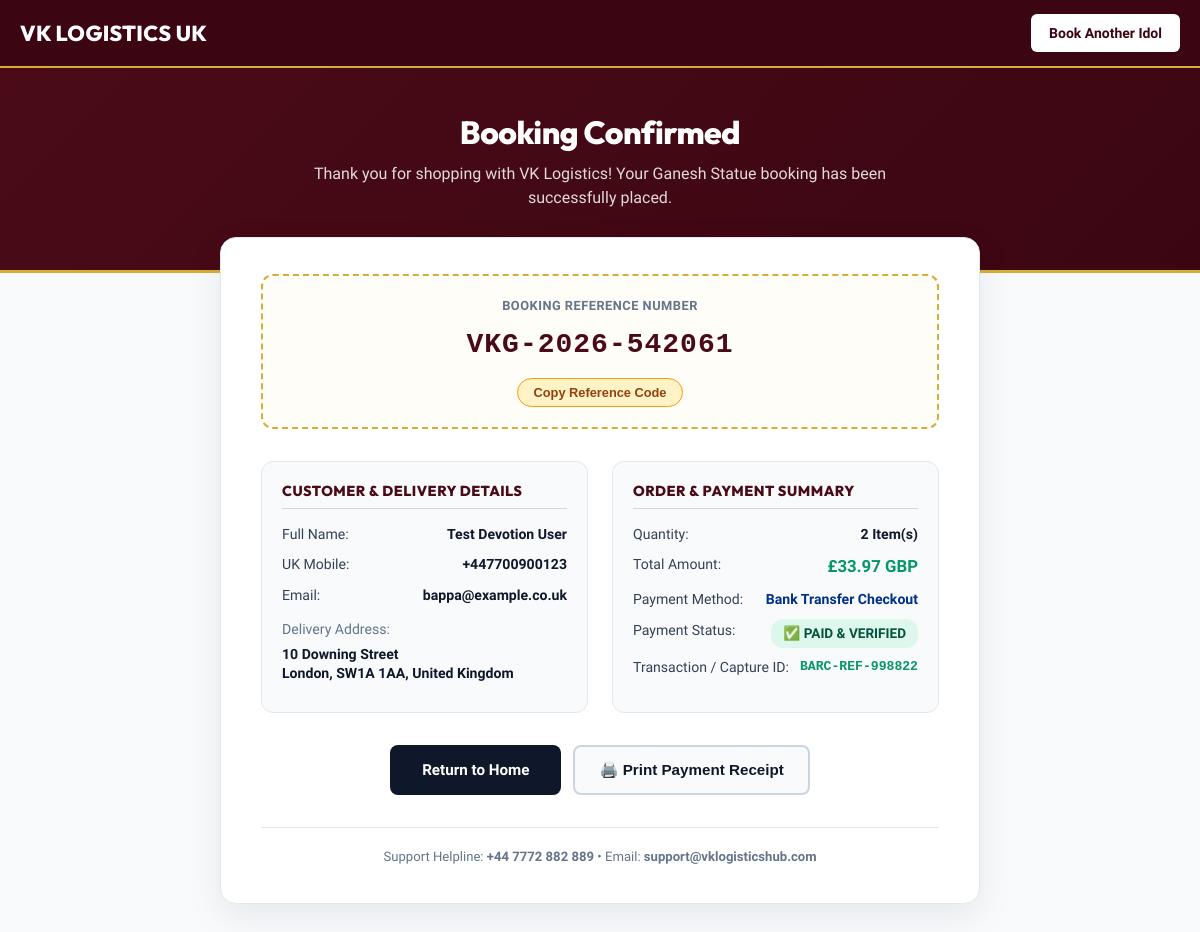
Screenshot of /success.php?ref=VKG-2026-542061 with the database file from the repository.
### tables this page shows
CREATE TABLE `bookings` (
  `id` BIGINT AUTO_INCREMENT PRIMARY KEY,
  `booking_reference` VARCHAR(30) NOT NULL UNIQUE,
  `customer_name` VARCHAR(150) NOT NULL,
  `mobile` VARCHAR(30) NOT NULL,
  `email` VARCHAR(150) NOT NULL,
  `address_line_1` VARCHAR(255) NOT NULL,
  `address_line_2` VARCHAR(255) NULL,
  `city` VARCHAR(100) NOT NULL,
  `county` VARCHAR(100) NULL,
  `postcode` VARCHAR(20) NOT NULL,
  `country` VARCHAR(50) NOT NULL DEFAULT 'United Kingdom',
  `quantity` INT NOT NULL DEFAULT 1,
  `unit_price` DECIMAL(10,2) NOT NULL DEFAULT 14.99,
  `subtotal` DECIMAL(10,2) NOT NULL,
  `shipping_charge` DECIMAL(10,2) NOT NULL DEFAULT 3.99,
  `total_amount` DECIMAL(10,2) NOT NULL,
  `payment_method` ENUM('paypal', 'bank_transfer') NOT NULL,
  `payment_reference` VARCHAR(100) NULL COMMENT 'Bank Transfer User Reference or Txn Ref',
  `payment_proof_image` VARCHAR(255) NULL COMMENT 'Uploaded Payment Receipt Image File Path',
  `paypal_order_id` VARCHAR(100) NULL COMMENT 'PayPal SDK Order ID',
  `paypal_transaction_id` VARCHAR(100) NULL COMMENT 'PayPal Capture / Txn ID',
  `payment_status` ENUM('PAID', 'PAYMENT VERIFICATION PENDING', 'FAILED', 'CANCELLED') NOT NULL DEFAULT 'PAYMENT VERIFICATION PENDING',
  `booking_status` ENUM('CONFIRMED', 'PROCESSING', 'SHIPPED', 'DELIVERED', 'CANCELLED') NOT NULL DEFAULT 'CONFIRMED',
  `created_at` TIMESTAMP DEFAULT CURRENT_TIMESTAMP,
  `updated_at` TIMESTAMP DEFAULT CURRENT_TIMESTAMP ON UPDATE CURRENT_TIMESTAMP,
  
  INDEX `idx_booking_ref` (`booking_reference`),
  INDEX `idx_customer_email` (`email`),
  INDEX `idx_customer_mobile` (`mobile`),
  INDEX `idx_payment_status` (`payment_status`),
  INDEX `idx_created_at` (`created_at`)
);

### includes/booking-functions.php (called while the page is built, shortened)
<?php
function get_booking_by_ref($reference) {
    $db = Database::getConnection();
    if ($db) {
        try {
            $stmt = $db->prepare("SELECT * FROM bookings WHERE booking_reference = :ref LIMIT 1");
            $stmt->execute([':ref' => $reference]);
            $booking = $stmt->fetch();
            if ($booking) {
                $stmt_items = $db->prepare("SELECT * FROM booking_items WHERE booking_id = :booking_id");
                $stmt_items->execute([':booking_id' => $booking['id']]);
                $booking['items'] = $stmt_items->fetchAll();
                return $booking;
            }
        } catch (Exception $e) {
            log_system_error("Error fetching booking: " . $e->getMessage());
        }
    }
    return null;
}

### includes/security.php (called while the page is built, shortened)
<?php
function escape_output($data) {
    return htmlspecialchars($data ?? '', ENT_QUOTES, 'UTF-8');
}

### success.php (the view, shortened to what this page needs)
<?php
require_once __DIR__ . '/includes/booking-functions.php';
$ref = sanitize_input($_GET['ref'] ?? '');
$booking = null;
if (!empty($ref)) {
    $booking = get_booking_by_ref($ref);
}
$phone = '+44 7772 882 889';
$email = 'support@vklogisticshub.com';
?>
<!DOCTYPE html>
<html lang="en">
<head>
    <link rel="stylesheet" href="assets/css/style.css">
</head>
<body>
    <header class="simple-header">
        <div class="simple-header-container">
            <div class="simple-brand">
                <a href="index.php" style="text-decoration:none;">
                    <h1 style="color:#FFFFFF; margin:0; font-size:1.3rem; font-weight:800;">VK LOGISTICS UK</h1>
                </a>
            </div>
            <div class="simple-actions">
                <a href="index.php" class="btn-simple-site">Book Another Idol</a>
            </div>
        </div>
    </header>
    <?php if ($booking): ?>
    <div class="success-header-banner">
        <h1>Booking Confirmed</h1>
        <p>Thank you for shopping with VK Logistics! Your Ganesh Statue booking has been successfully placed.</p>
    </div>
    <main style="padding: 0 16px;">
        <div class="confirmation-card">
            <div class="ref-box">
                <div class="ref-label">Booking Reference Number</div>
                <div class="ref-code" id="booking-ref-code"><?php echo escape_output($booking['booking_reference']); ?></div>
                <button type="button" id="btn-copy-code" style="background:#FEF3C7; color:#92400E; border:1px solid #F59E0B; padding:6px 16px; border-radius:20px; font-size:0.8rem; font-weight:800; cursor:pointer; margin-top:10px;">
                    Copy Reference Code
                </button>
            </div>
            <div class="details-grid">
                <div class="details-group">
                    <h3>Customer &amp; Delivery Details</h3>
                    <div class="detail-item">
                        <span>Full Name:</span>
                        <strong><?php echo escape_output($booking['customer_name']); ?></strong>
                    </div>
                    <div class="detail-item">
                        <span>UK Mobile:</span>
                        <strong><?php echo escape_output($booking['mobile']); ?></strong>
                    </div>
                    <div class="detail-item">
                        <span>Email:</span>
                        <strong><?php echo escape_output($booking['email']); ?></strong>
                    </div>
                    <div class="detail-item" style="margin-top:12px; flex-direction:column; gap:4px;">
                        <span style="color:#64748B;">Delivery Address:</span>
                        <strong style="line-height:1.4;">
                            <?php echo escape_output($booking['address_line_1']); ?><br>
                            <?php echo escape_output($booking['city']); ?>, <?php echo escape_output($booking['postcode']); ?>, United Kingdom
                        </strong>
                    </div>
                </div>
                <div class="details-group">
                    <h3>Order &amp; Payment Summary</h3>
                    <div class="detail-item">
                        <span>Quantity:</span>
                        <strong><?php echo (int)$booking['quantity']; ?> Item(s)</strong>
                    </div>
                    <div class="detail-item">
                        <span>Total Amount:</span>
                        <strong style="color:#059669; font-size:1.05rem;">£<?php echo number_format($booking['total_amount'], 2); ?> GBP</strong>
                    </div>
                    <div class="detail-item">
                        <span>Payment Method:</span>
                        <strong style="text-transform:capitalize; color:#003087;"><?php echo str_replace('_', ' ', $booking['payment_method']); ?> Checkout</strong>
                    </div>
                    <div class="detail-item">
                        <span>Payment Status:</span>
                        <?php if ($booking['payment_status'] === 'PAID'): ?>
                            <strong style="background:#DEF7EC; color:#03543F; padding:4px 12px; border-radius:12px; font-size:0.85rem;">✅ PAID &amp; VERIFIED</strong>
                        <?php else: ?>
                            <strong style="background:#FEF3C7; color:#B45309; padding:4px 12px; border-radius:12px; font-size:0.85rem;"><?php echo escape_output($booking['payment_status']); ?></strong>
                        <?php endif; ?>
                    </div>
                    <?php
                    $txn = $booking['paypal_transaction_id'] ?? $booking['payment_reference'] ?? '';
                    if (!empty($txn)):
                    ?>
                    <div class="detail-item">
                        <span>Transaction / Capture ID:</span>
                        <strong style="font-family:monospace; font-size:0.82rem; color:#059669;"><?php echo escape_output($txn); ?></strong>
                    </div>
                    <?php endif; ?>
                </div>
            </div>
            <div style="text-align: center; margin-top: 20px; display: flex; gap: 12px; justify-content: center; flex-wrap: wrap;">
                <a href="index.php" class="btn-home">Return to Home</a>
                <button type="button" onclick="window.print();" style="background:#F8FAFC; color:#0F172A; border:2px solid #CBD5E1; padding:12px 24px; border-radius:8px; font-size:0.95rem; font-weight:700; cursor:pointer;">
                    🖨️ Print Payment Receipt
                </button>
            </div>
            <div style="margin-top:32px; font-size:0.82rem; color:#64748B; border-top:1px solid #E2E8F0; padding-top:18px; text-align:center;">
                Support Helpline: <strong><?php echo $phone; ?></strong> &bull; Email: <strong><?php echo $email; ?></strong>
            </div>
        </div>
    </main>
    <?php endif; ?>
</body>
</html>

### success.php (style rules this page uses)
body { background: #F8FAFC; font-family: 'Plus Jakarta Sans', sans-serif; color: #0F172A; margin: 0; padding: 0; }
.success-header-banner { background: linear-gradient(135deg, #4A0B17 0%, #3B0612 100%); color: #FFFFFF; padding: 44px 20px 60px; text-align: center; border-bottom: 3px solid #D4AF37; }
.success-header-banner h1 { color: #FFFFFF; font-size: 2rem; font-weight: 800; margin: 0 0 10px 0; letter-spacing: -0.5px; }
.success-header-banner p { color: rgba(255, 255, 255, 0.85); font-size: 1rem; max-width: 580px; margin: 0 auto; line-height: 1.5; }
.confirmation-card { max-width: 760px; margin: -36px auto 60px; background: #FFFFFF; border-radius: 16px; border: 1px solid #E2E8F0; box-shadow: 0 12px 36px rgba(15, 23, 42, 0.08); padding: 36px 40px; box-sizing: border-box; }
.ref-box { background: #FFFDF7; border: 2px dashed #D4AF37; border-radius: 12px; padding: 20px; text-align: center; margin-bottom: 32px; }
.ref-label { font-size: 0.8rem; font-weight: 700; color: #64748B; text-transform: uppercase; letter-spacing: 0.5px; margin-bottom: 6px; }
.ref-code { font-family: monospace; font-size: 1.75rem; font-weight: 800; color: #4A0B17; letter-spacing: 1px; }
.details-grid { display: grid; grid-template-columns: repeat(auto-fit, minmax(300px, 1fr)); gap: 24px; margin-bottom: 32px; text-align: left; }
.details-group { background: #F8FAFC; border: 1px solid #E2E8F0; border-radius: 12px; padding: 20px; }
.details-group h3 { font-size: 0.9rem; font-weight: 800; color: #4A0B17; text-transform: uppercase; letter-spacing: 0.5px; margin: 0 0 14px 0; padding-bottom: 8px; border-bottom: 1px solid #CBD5E1; }
.detail-item { display: flex; justify-content: space-between; font-size: 0.88rem; margin-bottom: 8px; color: #334155; }
.detail-item strong { color: #0F172A; font-weight: 700; }
.btn-home { display: inline-block; background: #0F172A; color: #FFFFFF; padding: 13px 32px; border-radius: 8px; font-size: 0.95rem; font-weight: 700; text-decoration: none; transition: background 0.2s ease; }

### rows the page displays
bookings: booking_reference "VKG-2026-542061", customer_name "Test Devotion User", mobile "+447700900123", email "bappa@example.co.uk", address_line_1 "10 Downing Street", city "London", postcode "SW1A 1AA", quantity "2", total_amount "33.97", str_replace('_', ' ', $booking['payment_method']) "Bank Transfer", payment_reference "BARC-REF-998822"

### other values shown
$phone "+44 7772 882 889"
$email "support@vklogisticshub.com"
